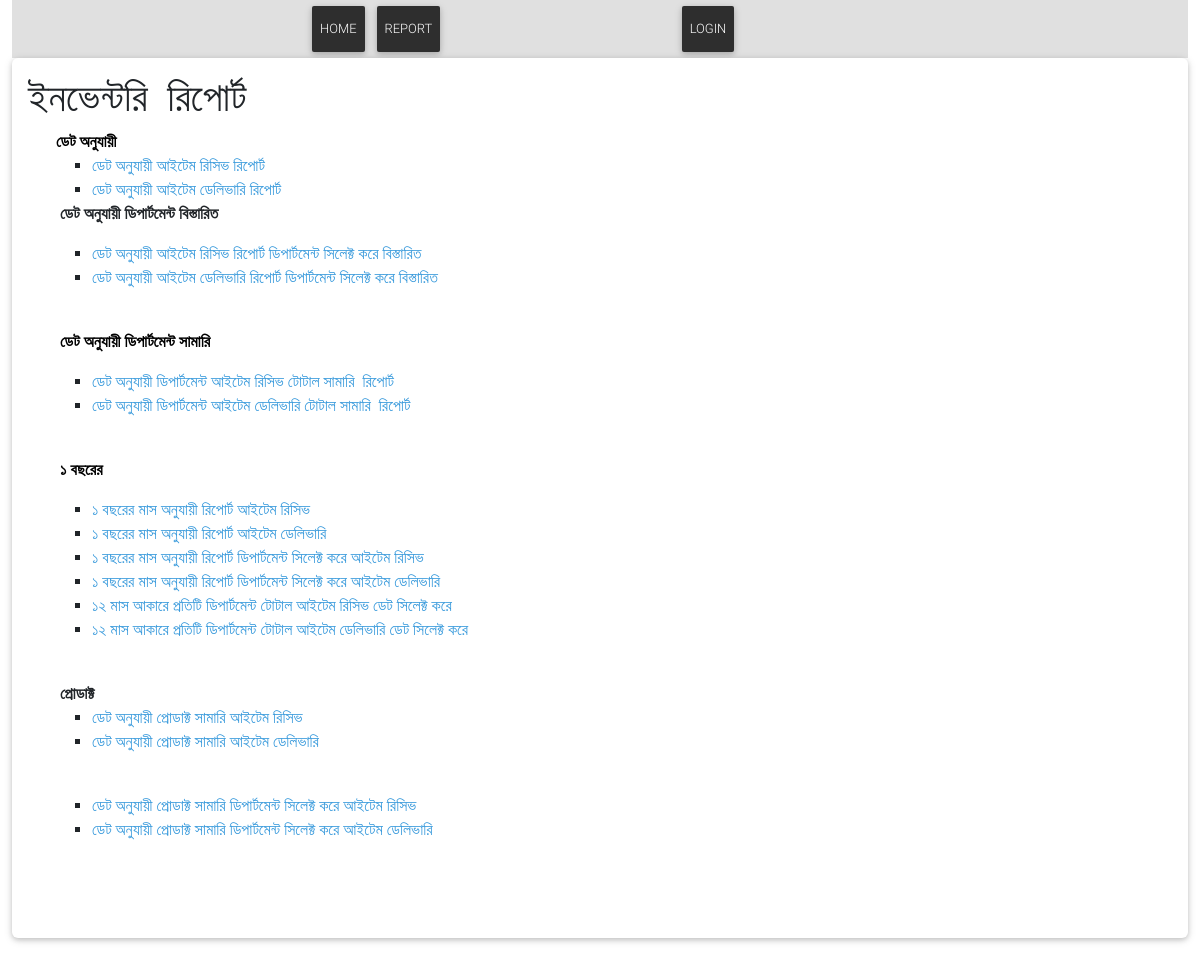
The app's page /report/Inventory/, older data.
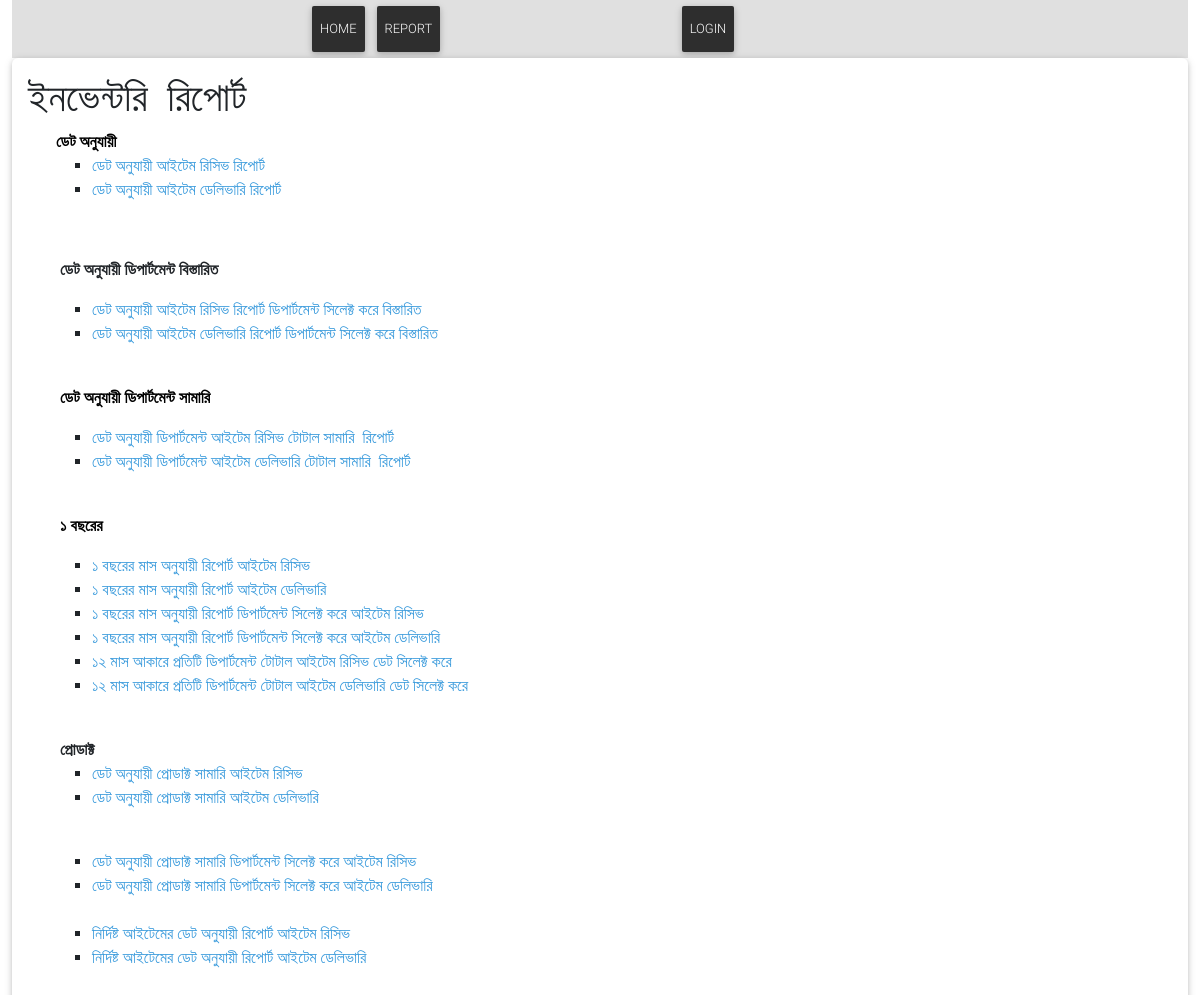
The same page, newer data.
### Report/models.py (models this page shows, shortened)
class Post(models.Model):
    title = models.CharField(max_length=200, unique=True)
    slug = models.SlugField(max_length=200, unique=True)
    author = models.ForeignKey(User, on_delete= models.CASCADE,related_name='blog_posts')
    updated_on = models.DateTimeField(auto_now= True)
    content = HTMLField() # Change This Line
    created_on = models.DateTimeField(auto_now_add=True)
    status = models.IntegerField(choices=STATUS, default=0)
    logo = models.ImageField(upload_to='reportlogo/', null=True, blank=True)
    class Meta:
        ordering = ['-created_on']

### Report/views.py (the view)
# urls.py: path('<slug:slug>/', views.post_detail, name='post_detail'),
def post_detail(request, slug):
    post = get_object_or_404(Post, slug=slug)
    return render(request, 'post_detail.html', {'post': post})

### Report/templates/post_detail.html
{% extends 'basereport.html' %}
{% load static %}
{% block content %}
<section class="section card mb-5">
    <div class="card-body">
<h1>{{ post.title }}</h1>
<div>{{ post.content|safe }}</div>
</div>
</section>
{% endblock %}

### templates/basereport.html (shortened to what this page needs)
{% load static %}
<!DOCTYPE html>
<html>
<head>
  <link rel="stylesheet" href="https://use.fontawesome.com/releases/v5.8.2/css/all.css">
    <link href="{% static 'css/bootstrap.min.css' %}" rel="stylesheet">
    <link href="{% static 'css/dataTables.min.css' %}" rel="stylesheet">
    <link href="{% static 'css/jquery-ui.css' %}" rel="stylesheet">
    <link href="{% static 'css/mdb.min.css' %}" rel="stylesheet">
</head>
<body>
    <div class="container-fluid">
            <header class="d-flex flex-wrap align-items-center justify-content-center justify-content-lg-start bg-light">
              <div class="col-md-3 mb-2 mb-md-0">
                <a href="/" class="d-inline-flex link-body-emphasis text-decoration-none">
                  <svg class="bi" width="40" height="32" role="img" aria-label="Bootstrap"><use xlink:href="#bootstrap"></use></svg>
                </a>
              </div>
              <ul class="nav col-12 col-md-auto mb-2 justify-content-center mb-md-0">
                <li>  <a class='nav-link px-2 btn btn-elegant waves-effect waves-light' href="{% url 'home' %}">Home</a></li>
                <li>  <a class='nav-link px-2 btn btn-elegant waves-effect waves-light' href="{% url 'post_list' %}">report</a></li>
              </ul>
              <div class="col-md-3 text-end">
                 <a class='nav-link px-2 btn btn-elegant waves-effect waves-light' href="{% url 'admin:index' %}">Login</a>
              </div>
            </header>
        {% block content %}{% endblock %}
    </div>
</body>
</html>

Row changes from the older to the newer data that the page shows:
changed Post "ইনভেন্টরি রিপোর্ট": content "…সিলেক্ট করে আইটেম ডেলিভারি" → "…সিলেক্ট করে আইটেম ডেলিভারি নির্দিষ্ট আইটেমের ডেট অনুযায়ী রিপোর্ট আইটেম রিসিভ নির্দিষ্ট আইটেমের ডেট অনুযায়ী রিপোর্ট আইটেম ডেলিভারি"
